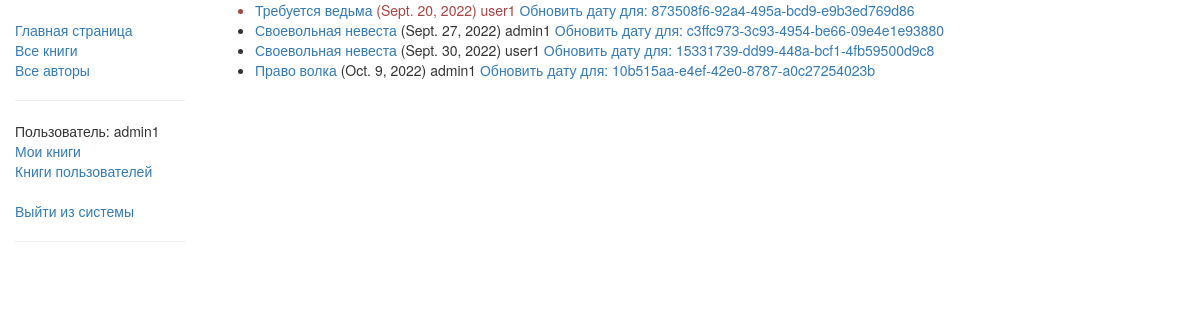
The app's page /catalog/userbooks/ (signed in), older data.
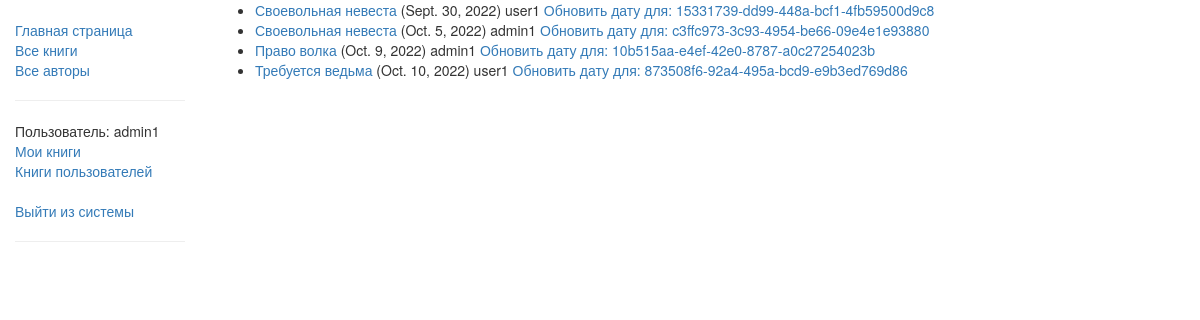
The same page, newer data.
### catalog/models.py (models this page shows, shortened)
class BookInstance(models.Model):
    id = models.UUIDField(primary_key=True,
                        default=uuid.uuid4,
                        help_text='Уникальный номер для данного экземпляра по всей библиотеке')
    book = models.ForeignKey(Book, on_delete=models.SET_NULL, null=True)
    imprint = models.CharField(max_length=200)
    due_back = models.DateField(null=True, blank=True)
    borrower = models.ForeignKey(User, on_delete=models.SET_NULL, null=True, blank=True)
    LOAN_STATUS = (
        ('m', 'На обслуживании'),
        ('o', 'На руках'),
        ('a', 'Доступна'),
        ('r', 'Зарезервирована')
    )
    status = models.CharField(max_length=1,
                            choices=LOAN_STATUS,
                            blank=True,
                            default='m',
                            help_text='Доступность книги')
    class Meta:
        ordering = ['due_back']
        permissions = [('can_mark_returned', 'Set book as returned')]
    @property
    def is_overdue(self):
        if self.due_back and date.today() > self.due_back:
            return True
        return False

class Book(models.Model):
    title = models.CharField(max_length=200)
    author = models.ForeignKey('Author',
                                on_delete=models.SET_NULL,
                                null=True)
    summary = models.TextField(max_length=1000,
                                help_text='Введите краткое описание книги')
    isbn = models.CharField('ISBN', max_length=13,
                            help_text='13 символов <a href="https://www.isbn-international.org/content/what-isbn">ISBN номер</a>')
    genre = models.ManyToManyField(Genre, help_text='Выберите жанр книги')
    def display_genre(self):
        """Получаем текстовое название жанра для панели администратора"""
        return ', '.join([genre.name for genre in self.genre.all()[:3]])
    display_genre.short_description = 'Genre'
    class Meta:
        permissions = [('can_create_book', 'Can create/update/delete book')]

### catalog/views.py (the view)
class LoanedBooksByUserForLibrarian(PermissionRequiredMixin, generic.ListView):
    permission_required = 'can_mark_returned'
    """
        Общее представление на основе класса, в котором перечислены книги,
        предоставленные пользователям.
    """
    model = BookInstance
    template_name = 'bi_list_borrowed_user_forlyb.html'
    paginate_by = 10
    def get_queryset(self):
        return BookInstance.objects.filter(status__exact='o').order_by('due_back')

### catalog/templates/bi_list_borrowed_user_forlyb.html (shortened to what this page needs)
{% extends 'base.html' %}
{% block content %}
    {% if bookinstance_list %}
        <ul>
            {% for bookinst in bookinstance_list %}
                <li class="{% if bookinst.is_overdue %}text-danger{% endif %}">
                    <a href="{% url 'book-detail' bookinst.book.pk %}">
                        {{ bookinst.book.title }}
                    </a>
                     ({{ bookinst.due_back }})
                     {{ bookinst.borrower }}
                     <a href="{% url 'renew-book-librariran' bookinst.id %}">Обновить дату для: {{ bookinst.id }}</a>
                </li>
            {% endfor %}
        </ul>
    {% else %}
        <p>Нет книг.</p>
    {% endif %}
{% endblock %}

Row changes from the older to the newer data that the page shows:
shown differently, row unchanged: BookInstance "Sept. 30, 2022": moves up the list
changed BookInstance "c3ffc973-3c93-4954-be66-09e4e1e93880": due_back "Sept. 27, 2022" → "Oct. 5, 2022"; moves down the list
shown differently, row unchanged: BookInstance "Oct. 9, 2022": moves up the list
changed BookInstance "873508f6-92a4-495a-bcd9-e9b3ed769d86": due_back "Sept. 20, 2022" → "Oct. 10, 2022"
